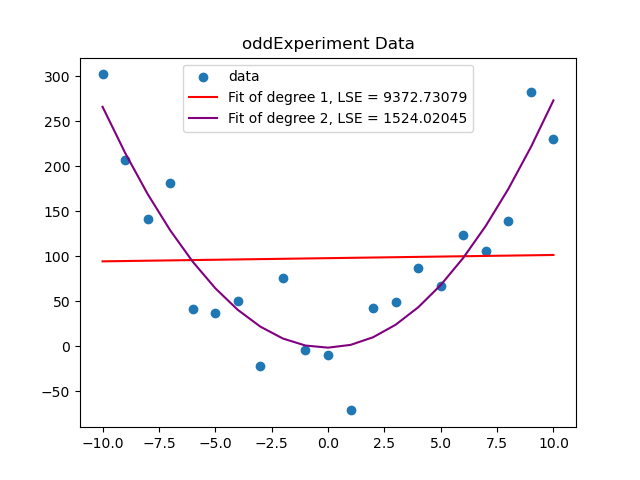

The Python source for this figure:
# -*- coding: utf-8 -*-
import matplotlib.pyplot as plt
from sklearn.metrics import mean_squared_error
import numpy as np			#引入模組

with open('oddExperiment.txt', 'r') as file:	#讀取資料
	lines = file.readlines()
x = []						#將資料填入X Y的list
y = []
for line in lines:
    if line.startswith('y'):
        continue
    data = line.split()
    x.append(int(data[1]))
    y.append(float(data[0]))

plt.scatter(x, y, label='data') #畫出各點

coeff_linear = np.polyfit(x, y, deg=1)	#利用np.polyfit與np.poly1d 找出最符合資料分布的一階多項式及二階多項式
poly_linear = np.poly1d(coeff_linear)

coeff_quadratic = np.polyfit(x, y, deg=2)
poly_quadratic = np.poly1d(coeff_quadratic)

lse_linear = mean_squared_error(y, poly_linear(x))	#計算LSE
lse_quadratic = mean_squared_error(y, poly_quadratic(x))

plt.plot(x, poly_linear(x), label=f'Fit of degree 1, LSE = {lse_linear:.5f}', color='red')
plt.plot(x, poly_quadratic(x), label=f'Fit of degree 2, LSE = {lse_quadratic:.5f}', color='purple')
plt.legend(loc='upper center')		#繪出圖形並加上圖例
plt.title('oddExperiment Data')
plt.savefig('lab12_plus.png')		#儲存圖形
plt.show()				#顯示圖形

